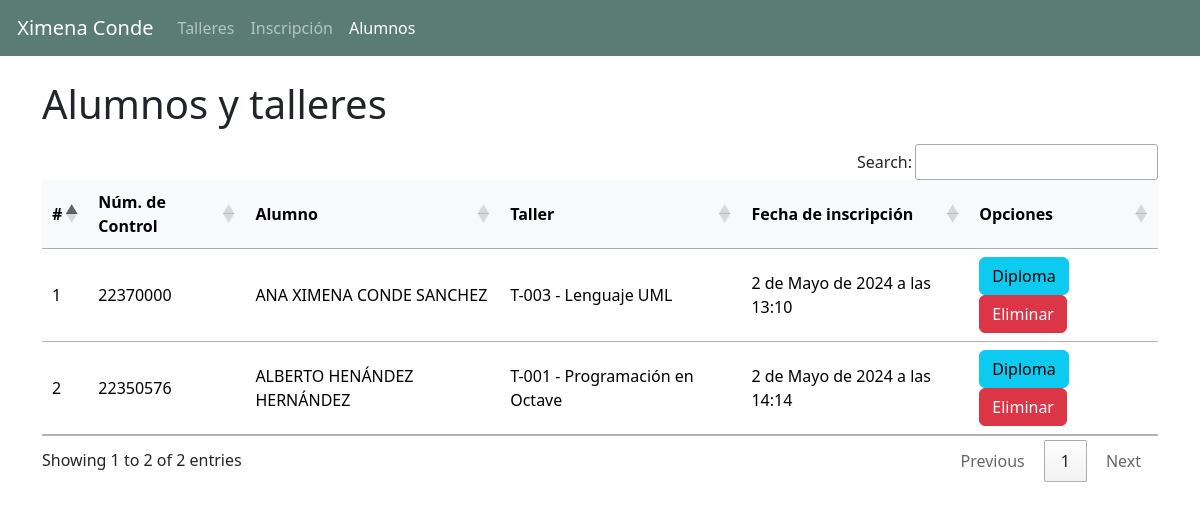
Screenshot of /alumnos/ with the database file from the repository.
### Aplicaciones/Taller/models.py (models this page shows, shortened)
class InscripcionTaller(models.Model):
    fechaInscripcion = models.DateTimeField(auto_now_add=True)
    taller = models.ForeignKey(Taller, on_delete=models.DO_NOTHING)
    alumno = models.ForeignKey(Alumno, on_delete=models.DO_NOTHING)
    completado = models.BooleanField(default=False)
    fechaCompletado = models.DateTimeField(null=True)

class Alumno(models.Model):
    numeroControl = models.CharField(max_length=12)
    nombreCompleto = models.CharField(max_length=50)
    fechaCreacion = models.DateTimeField(auto_now_add=True)

class Taller(models.Model):
    ponente = models.CharField(max_length=50)
    codigo = models.CharField(max_length=15)
    nombre = models.CharField(max_length=100)
    descripcion = models.CharField(max_length=200)
    fechaCreacion = models.DateTimeField(auto_now_add=True)

### Aplicaciones/Taller/views.py (the view)
# urls.py: path('alumnos/', views.alumnos),
def alumnos(request):
    alumnos = InscripcionTaller.objects.all()
    return render(request, "tabs/alumnos.html", {"alumnos": alumnos, "nbar": "alumnos"})

### Aplicaciones/Taller/templates/tabs/alumnos.html (shortened to what this page needs)
{% extends "../base.html" %}
{% block body %}
<div class="row">
    <h1>Alumnos y talleres</h1>
    <div class="py-2">
        <table class="table table-hover" id="tabla-alumnos">
            <thead class="table-light">
                <tr>
                    <th>#</th>
                    <th>Núm. de Control</th>
                    <th>Alumno</th>
                    <th>Taller</th>
                    <th>Fecha de inscripción</th>
                    <th>Opciones</th>
                </tr>
            </thead>
            <tbody class="table-group-divider">
                {% for a in alumnos %}
                <tr>
                    <td>{{forloop.counter}}</td>
                    <td>{{a.alumno.numeroControl}}</td>
                    <td>{{a.alumno.nombreCompleto}}</td>
                    <td>{{a.taller.codigo}} - {{a.taller.nombre}}</td>
                    <td>{{a.fechaInscripcion}}</td>
                    <td>
                        <a href="/generarDiploma/{{a.pk}}" class="btn btn-info">Diploma</a>
                        <a href="/eliminarInscripcion/{{a.pk}}" class="btn btn-danger btnEliminar">Eliminar</a>
                    </td>
                </tr>
                {% endfor %}
            </tbody>
        </table>
    </div>
</div>
{% endblock %}

### Aplicaciones/Taller/templates/base.html (shortened to what this page needs)
<!DOCTYPE html>
<html lang="en">
<head>
  {% load static %}
  <link href="https://cdn.jsdelivr.net/npm/bootstrap@5.3.2/dist/css/bootstrap.min.css" rel="stylesheet"
>
  <link href="https://cdn.datatables.net/1.13.7/css/jquery.dataTables.min.css" rel="stylesheet">
  <link rel="stylesheet" href="https://cdn.datatables.net/buttons/2.3.6/css/buttons.dataTables.min.css">
  <link rel="stylesheet" href="{% static 'css/talleres.css' %}">
</head>
<body>
  <nav class="navbar navbar-expand-lg" data-bs-theme="dark" style="background-color: #5B7C75;">
    <div class="container-fluid">
      <a class="navbar-brand" href="#">
        Ximena Conde
      </a>
      <div class="collapse navbar-collapse" id="navbarNav">
        <ul class="navbar-nav">
          <li class="nav-item">
            <a class="nav-link {% if nbar == 'talleres' %}active{% endif %}" aria-current="page" href="/">Talleres</a>
          </li>
          <li class="nav-item">
            <a class="nav-link {% if nbar == 'inscripcion' %}active{% endif %}" href="/inscripcionTaller">Inscripción</a>
          </li>
          <li class="nav-item">
            <a class="nav-link {% if nbar == 'alumnos' %}active{% endif %}" href="/alumnos">Alumnos</a>
          </li>
        </ul>
      </div>
    </div>
  </nav>
  <div class="container py-4">
    {% block body %}
    {% endblock %}
  </div>
</body>
</html>

### Aplicaciones/Taller/static/css/talleres.css (style rules this page uses)
th, td { text-align: initial; vertical-align: middle; }

### rows the page displays
InscripcionTaller: alumno.numeroControl "22370000", alumno.nombreCompleto "ANA XIMENA CONDE SANCHEZ", taller.codigo "T-003", taller.nombre "Lenguaje UML", fechaInscripcion "2 de Mayo de 2024 a las 13:10"
InscripcionTaller: alumno.numeroControl "22350576", alumno.nombreCompleto "ALBERTO HENÁNDEZ HERNÁNDEZ", taller.codigo "T-001", taller.nombre "Programación en Octave", fechaInscripcion "2 de Mayo de 2024 a las 14:14"
